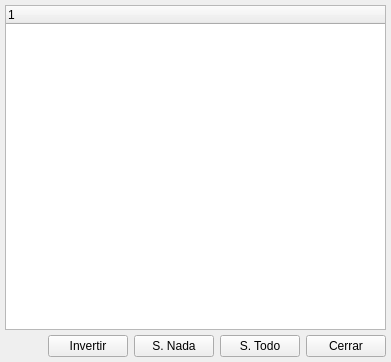
<ui version="4.0" >
 <class>BcCanalSeleccionarBase</class>
 <widget class="QWidget" name="BcCanalSeleccionarBase" >
  <property name="geometry" >
   <rect>
    <x>0</x>
    <y>0</y>
    <width>391</width>
    <height>362</height>
   </rect>
  </property>
  <property name="windowTitle" >
   <string>Selector de Canales</string>
  </property>
  <property name="windowIcon" >
   <iconset resource="../../bulmages.qrc" >:/BulmaCont32x32/images/png/i_canales.xpm</iconset>
  </property>
  <layout class="QGridLayout" >
   <property name="margin" >
    <number>5</number>
   </property>
   <property name="spacing" >
    <number>5</number>
   </property>
   <item row="1" column="0" >
    <layout class="QGridLayout" >
     <property name="margin" >
      <number>0</number>
     </property>
     <property name="spacing" >
      <number>6</number>
     </property>
     <item row="0" column="2" >
      <widget class="QPushButton" name="mui_nada" >
       <property name="text" >
        <string>S. Nada</string>
       </property>
      </widget>
     </item>
     <item row="0" column="1" >
      <widget class="QPushButton" name="mui_invertir" >
       <property name="text" >
        <string>Invertir</string>
       </property>
      </widget>
     </item>
     <item row="0" column="3" >
      <widget class="QPushButton" name="mui_todo" >
       <property name="text" >
        <string>S. Todo</string>
       </property>
      </widget>
     </item>
     <item row="0" column="4" >
      <widget class="QPushButton" name="mui_cerrar" >
       <property name="text" >
        <string>Cerrar</string>
       </property>
      </widget>
     </item>
     <item row="0" column="0" >
      <spacer>
       <property name="orientation" >
        <enum>Qt::Horizontal</enum>
       </property>
       <property name="sizeType" >
        <enum>QSizePolicy::Expanding</enum>
       </property>
       <property name="sizeHint" >
        <size>
         <width>68</width>
         <height>21</height>
        </size>
       </property>
      </spacer>
     </item>
    </layout>
   </item>
   <item row="0" column="0" >
    <widget class="QTreeWidget" name="m_listCanales" />
   </item>
  </layout>
 </widget>
 <layoutdefault spacing="6" margin="11" />
 <resources>
  <include location="../../bulmages.qrc" />
 </resources>
 <connections>
  <connection>
   <sender>mui_cerrar</sender>
   <signal>clicked()</signal>
   <receiver>BcCanalSeleccionarBase</receiver>
   <slot>close()</slot>
   <hints>
    <hint type="sourcelabel" >
     <x>349</x>
     <y>332</y>
    </hint>
    <hint type="destinationlabel" >
     <x>379</x>
     <y>356</y>
    </hint>
   </hints>
  </connection>
 </connections>
</ui>
